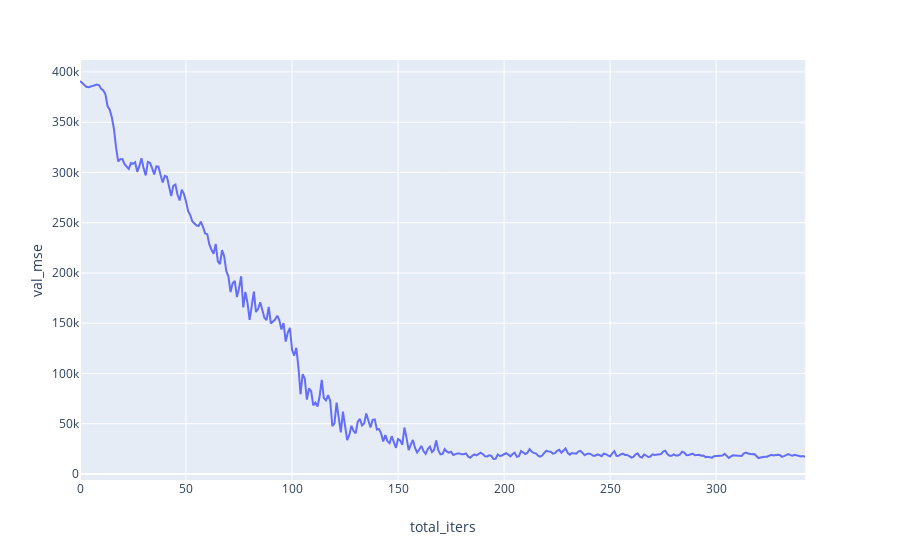

Notebook code for this chart:
### Code cell
fig = px.line(trainer.training_info, x='total_iters', y='val_mse')
fig.show()

### Figure 1 — Plotly figure (JSON) as saved in the notebook; plotly's stock layout.template omitted (floating-point values rounded to 4 significant figures; data arrays with more than 128 entries replaced by an {"elided": "..."} marker saying what was removed)
{"data": [{"hoverlabel": {"namelength": 0}, "hovertemplate": "total_iters=%{x}<br>val_mse=%{y}", "legendgroup": "", "line": {"color": "#636efa", "dash": "solid"}, "mode": "lines", "name": "", "showlegend": false, "type": "scatter", "x": {"elided": "343 int values"}, "xaxis": "x", "y": {"elided": "343 float values"}, "yaxis": "y"}], "layout": {"autosize": true, "legend": {"tracegroupgap": 0}, "margin": {"t": 60}, "xaxis": {"anchor": "y", "autorange": true, "domain": [0, 0.98], "range": [0, 342], "title": {"text": "total_iters"}, "type": "linear"}, "yaxis": {"anchor": "x", "autorange": true, "domain": [0, 1], "range": [-5998.0, 411900.0], "title": {"text": "val_mse"}, "type": "linear"}}}
